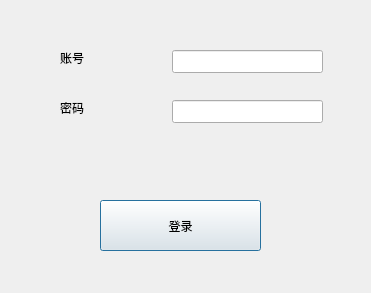
<?xml version="1.0" encoding="UTF-8"?>
<ui version="4.0">
 <class>TLoginDialog</class>
 <widget class="QDialog" name="TLoginDialog">
  <property name="geometry">
   <rect>
    <x>0</x>
    <y>0</y>
    <width>371</width>
    <height>293</height>
   </rect>
  </property>
  <property name="windowTitle">
   <string>Dialog</string>
  </property>
  <widget class="QLineEdit" name="editName">
   <property name="geometry">
    <rect>
     <x>172</x>
     <y>50</y>
     <width>151</width>
     <height>23</height>
    </rect>
   </property>
  </widget>
  <widget class="QLineEdit" name="editPSWD">
   <property name="geometry">
    <rect>
     <x>172</x>
     <y>100</y>
     <width>151</width>
     <height>23</height>
    </rect>
   </property>
  </widget>
  <widget class="QLabel" name="labelName">
   <property name="geometry">
    <rect>
     <x>60</x>
     <y>50</y>
     <width>54</width>
     <height>16</height>
    </rect>
   </property>
   <property name="text">
    <string>账号</string>
   </property>
  </widget>
  <widget class="QLabel" name="labelPSWD">
   <property name="geometry">
    <rect>
     <x>60</x>
     <y>100</y>
     <width>54</width>
     <height>16</height>
    </rect>
   </property>
   <property name="text">
    <string>密码</string>
   </property>
  </widget>
  <widget class="QPushButton" name="btnOK">
   <property name="geometry">
    <rect>
     <x>100</x>
     <y>200</y>
     <width>161</width>
     <height>51</height>
    </rect>
   </property>
   <property name="text">
    <string>登录</string>
   </property>
  </widget>
 </widget>
 <resources/>
 <connections/>
</ui>
